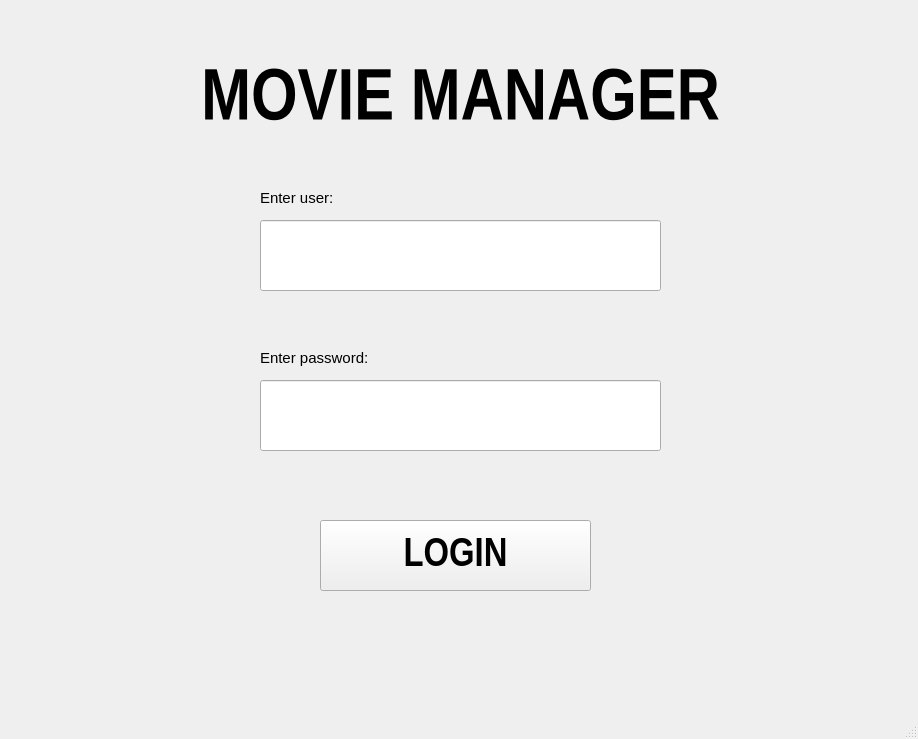
<?xml version="1.0" encoding="UTF-8"?>
<ui version="4.0">
 <class>MainWindow</class>
 <widget class="QMainWindow" name="MainWindow">
  <property name="geometry">
   <rect>
    <x>0</x>
    <y>0</y>
    <width>918</width>
    <height>739</height>
   </rect>
  </property>
  <property name="minimumSize">
   <size>
    <width>918</width>
    <height>739</height>
   </size>
  </property>
  <property name="maximumSize">
   <size>
    <width>918</width>
    <height>739</height>
   </size>
  </property>
  <property name="windowTitle">
   <string>MainWindow</string>
  </property>
  <widget class="QWidget" name="centralwidget">
   <widget class="QLabel" name="label">
    <property name="enabled">
     <bool>true</bool>
    </property>
    <property name="geometry">
     <rect>
      <x>30</x>
      <y>30</y>
      <width>861</width>
      <height>141</height>
     </rect>
    </property>
    <property name="font">
     <font>
      <family>Arial Narrow</family>
      <pointsize>55</pointsize>
      <weight>75</weight>
      <bold>true</bold>
     </font>
    </property>
    <property name="text">
     <string>MOVIE MANAGER</string>
    </property>
    <property name="alignment">
     <set>Qt::AlignCenter</set>
    </property>
    <property name="wordWrap">
     <bool>false</bool>
    </property>
    <property name="textInteractionFlags">
     <set>Qt::NoTextInteraction</set>
    </property>
   </widget>
   <widget class="QLineEdit" name="lineEdit">
    <property name="geometry">
     <rect>
      <x>260</x>
      <y>220</y>
      <width>401</width>
      <height>71</height>
     </rect>
    </property>
    <property name="font">
     <font>
      <pointsize>14</pointsize>
     </font>
    </property>
    <property name="text">
     <string/>
    </property>
   </widget>
   <widget class="QPushButton" name="pushButton">
    <property name="geometry">
     <rect>
      <x>320</x>
      <y>520</y>
      <width>271</width>
      <height>71</height>
     </rect>
    </property>
    <property name="font">
     <font>
      <family>Arial Narrow</family>
      <pointsize>30</pointsize>
      <weight>75</weight>
      <bold>true</bold>
     </font>
    </property>
    <property name="text">
     <string>LOGIN</string>
    </property>
   </widget>
   <widget class="QLineEdit" name="lineEdit_2">
    <property name="geometry">
     <rect>
      <x>260</x>
      <y>380</y>
      <width>401</width>
      <height>71</height>
     </rect>
    </property>
    <property name="font">
     <font>
      <pointsize>14</pointsize>
     </font>
    </property>
    <property name="text">
     <string/>
    </property>
   </widget>
   <widget class="QLabel" name="label_2">
    <property name="geometry">
     <rect>
      <x>260</x>
      <y>190</y>
      <width>101</width>
      <height>16</height>
     </rect>
    </property>
    <property name="font">
     <font>
      <pointsize>11</pointsize>
     </font>
    </property>
    <property name="text">
     <string>Enter user:</string>
    </property>
   </widget>
   <widget class="QLabel" name="label_3">
    <property name="geometry">
     <rect>
      <x>260</x>
      <y>350</y>
      <width>131</width>
      <height>16</height>
     </rect>
    </property>
    <property name="font">
     <font>
      <pointsize>11</pointsize>
     </font>
    </property>
    <property name="text">
     <string>Enter password:</string>
    </property>
   </widget>
  </widget>
  <widget class="QMenuBar" name="menubar">
   <property name="geometry">
    <rect>
     <x>0</x>
     <y>0</y>
     <width>918</width>
     <height>26</height>
    </rect>
   </property>
  </widget>
  <widget class="QStatusBar" name="statusbar"/>
 </widget>
 <resources/>
 <connections/>
</ui>
